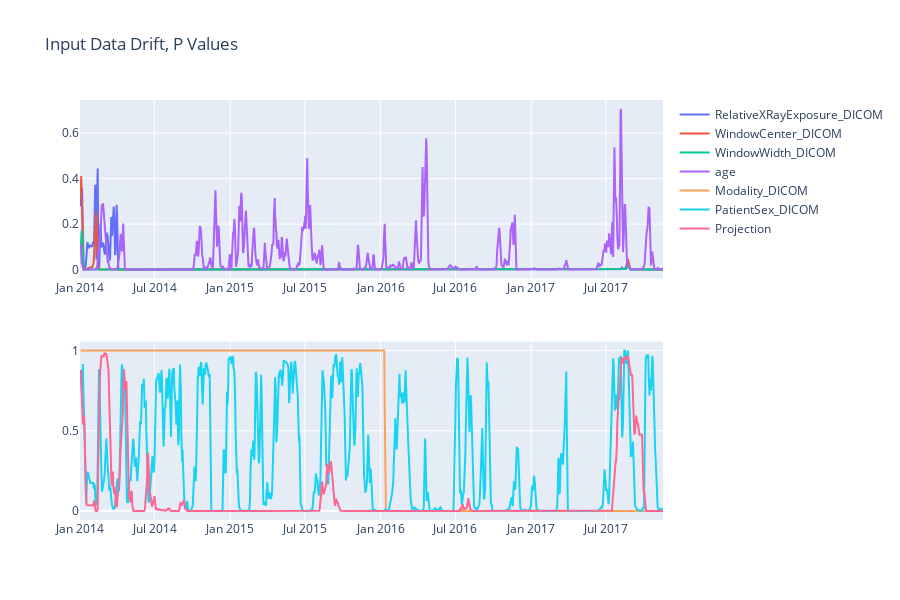

This figure's notebook cell:
### Code cell
from plotly.subplots import make_subplots
import plotly.graph_objects as go

fig = make_subplots (rows=2, cols=1)
graph_view = output.swaplevel(0,-1, axis=1)
g = graph_view['pval']['ks']
for c in list(g.columns.to_flat_index()):
    y = g[c].rolling(3).mean()
    # fig.add_trace(go.Line(x=a.index, y=a[c], 
    # customdata=a.values,
    # hovertemplate="<br />".join([f"{c}: %{{customdata[{i}]:d}}" for i, c in enumerate(a)]),
    # name=c), row=1, col=1)

    fig.add_trace(go.Line(x=g.index, y=y, 
    # customdata=output_swap[c][hcols].values,
    # hovertemplate='distance: %{customdata[0]:.3f}, p_val: %{customdata[3]:.3f}, is_drift:%{customdata[1]:d}, nobs: %{customdata[2]:d}',
    name=str(c)), 
    row=1, col=1)


g = graph_view['pval']['chi2']
for c in list(g.columns.to_flat_index()):
    y = g[c].rolling(3).mean()
    # fig.add_trace(go.Line(x=a.index, y=a[c], 
    # customdata=a.values,
    # hovertemplate="<br />".join([f"{c}: %{{customdata[{i}]:d}}" for i, c in enumerate(a)]),
    # name=c), row=1, col=1)

    fig.add_trace(go.Line(x=g.index, y=y, 
    # customdata=output_swap[c][hcols].values,
    # hovertemplate='distance: %{customdata[0]:.3f}, p_val: %{customdata[3]:.3f}, is_drift:%{customdata[1]:d}, nobs: %{customdata[2]:d}',
    name=str(c)), 
    row=2, col=1)

    

fig.update_layout(title = "Input Data Drift, P Values")
fig.update_layout(hovermode="x unified")
fig.update_layout(height=600)
fig.show()

### Figure 1 — Plotly figure (JSON) as saved in the notebook; plotly's stock layout.template omitted (floating-point values rounded to 4 significant figures; data arrays with more than 128 entries replaced by an {"elided": "..."} marker saying what was removed)
{"data": [{"name": "RelativeXRayExposure_DICOM", "type": "scatter", "x": {"elided": "1417 str values"}, "xaxis": "x", "y": {"elided": "1417 float values"}, "yaxis": "y"}, {"name": "WindowCenter_DICOM", "type": "scatter", "x": {"elided": "1417 str values"}, "xaxis": "x", "y": {"elided": "1417 float values"}, "yaxis": "y"}, {"name": "WindowWidth_DICOM", "type": "scatter", "x": {"elided": "1417 str values"}, "xaxis": "x", "y": {"elided": "1417 float values"}, "yaxis": "y"}, {"name": "age", "type": "scatter", "x": {"elided": "1417 str values"}, "xaxis": "x", "y": {"elided": "1417 float values"}, "yaxis": "y"}, {"name": "Modality_DICOM", "type": "scatter", "x": {"elided": "1417 str values"}, "xaxis": "x2", "y": {"elided": "1417 float values"}, "yaxis": "y2"}, {"name": "PatientSex_DICOM", "type": "scatter", "x": {"elided": "1417 str values"}, "xaxis": "x2", "y": {"elided": "1417 float values"}, "yaxis": "y2"}, {"name": "Projection", "type": "scatter", "x": {"elided": "1417 str values"}, "xaxis": "x2", "y": {"elided": "1417 float values"}, "yaxis": "y2"}], "layout": {"height": 600, "hovermode": "x unified", "title": {"text": "Input Data Drift, P Values"}, "xaxis": {"anchor": "y", "domain": [0, 1]}, "xaxis2": {"anchor": "y2", "domain": [0, 1]}, "yaxis": {"anchor": "x", "domain": [0.575, 1]}, "yaxis2": {"anchor": "x2", "domain": [0, 0.425]}}}
